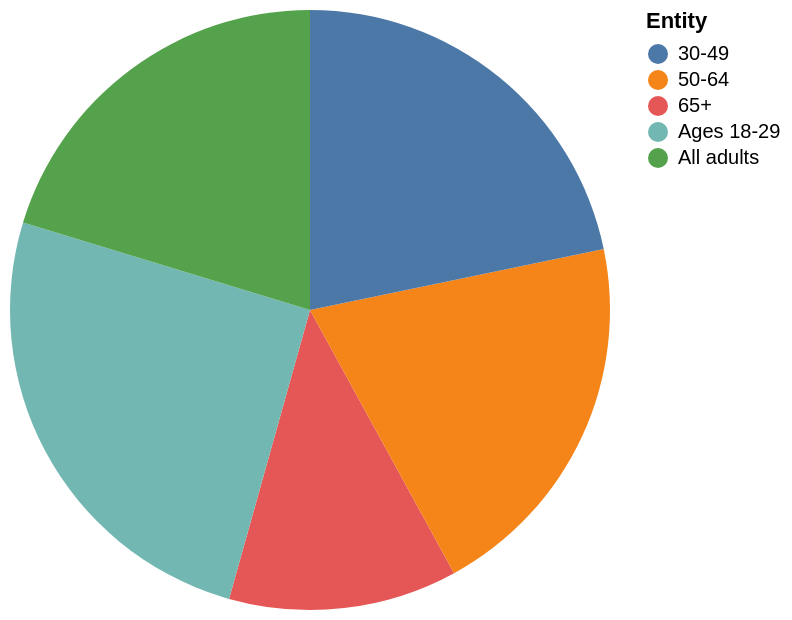

Write a Vega-Lite specification for this figure.
### Vega-Lite specification from a JSON file in a GitHub repository (floating-point values rounded to 4 significant figures)
{"$schema": "https://vega.github.io/schema/vega-lite/v5.json", "description": "Pie chart auto-generated from CSV", "data": {"values": [{"Entity": "65+", "Been laid off/ lost job": "17", "Had to take cut in a pay": "18", "either/ Net both": "25"}, {"Entity": "50-64", "Been laid off/ lost job": "28", "Had to take cut in a pay": "32", "either/ Net both": "42"}, {"Entity": "30-49", "Been laid off/ lost job": "30", "Had to take cut in a pay": "39", "either/ Net both": "49"}, {"Entity": "Ages 18-29", "Been laid off/ lost job": "35", "Had to take cut in a pay": "45", "either/ Net both": "54"}, {"Entity": "All adults", "Been laid off/ lost job": "28", "Had to take cut in a pay": "33", "either/ Net both": "43"}]}, "mark": "arc", "encoding": {"theta": {"field": "Been laid off/ lost job", "type": "quantitative"}, "color": {"field": "Entity", "type": "nominal"}}}
